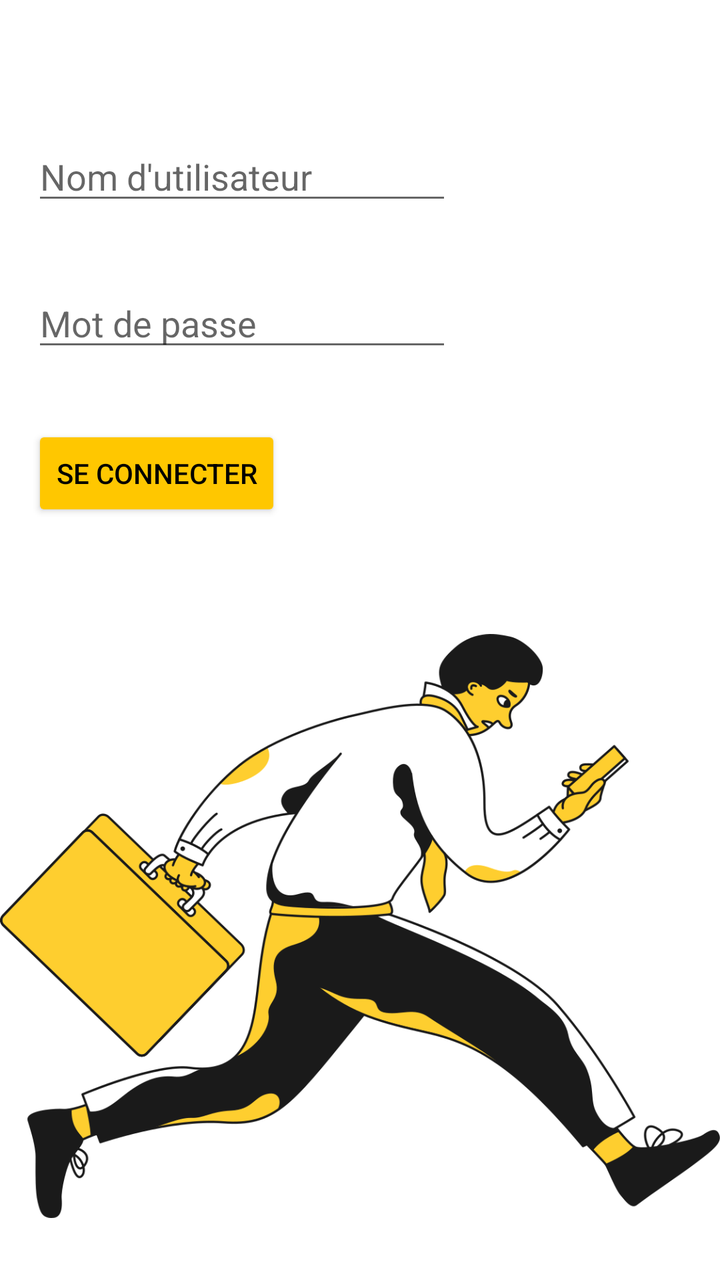
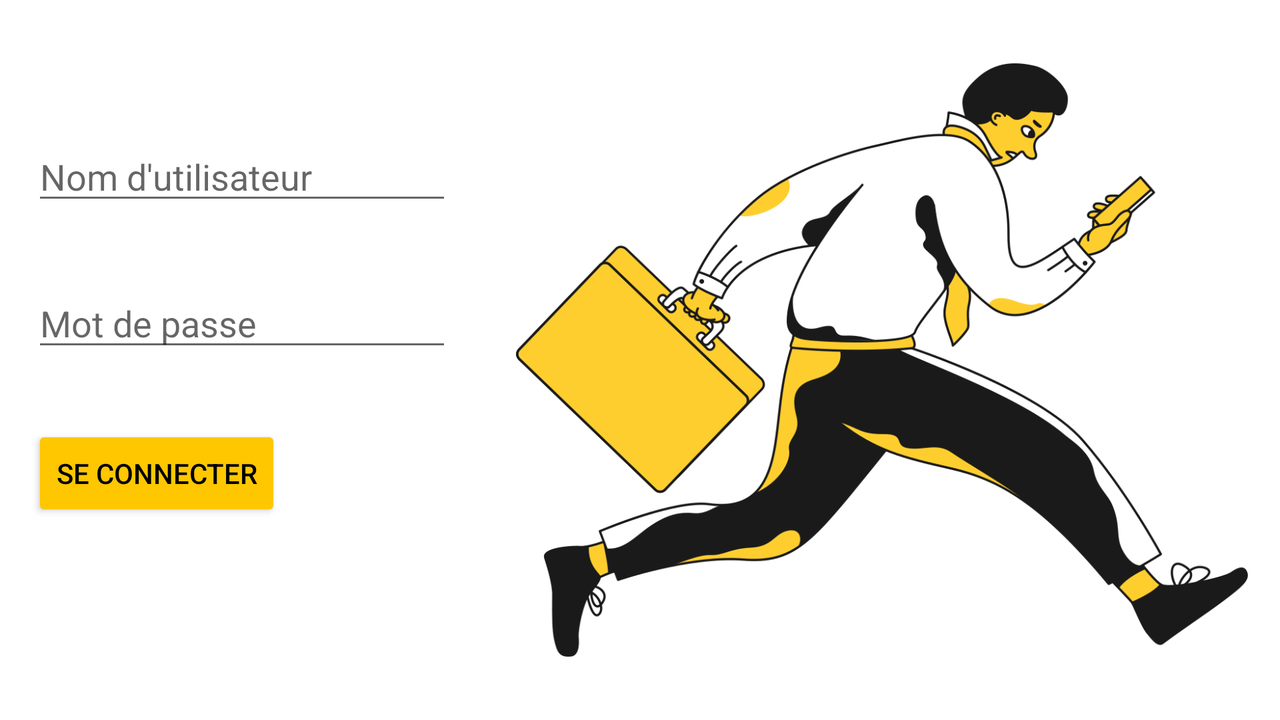

An Android layout and its configuration variant, each rendered on a device that would load it. The default file and the variant file are quoted in full after the pictures.
<!-- AndroidManifest.xml: application theme Theme.TP_1 -->
<!-- res/layout/activity_login.xml -->
<?xml version="1.0" encoding="utf-8"?>
<LinearLayout xmlns:android="http://schemas.android.com/apk/res/android"
    xmlns:app="http://schemas.android.com/apk/res-auto"
    xmlns:tools="http://schemas.android.com/tools"
    android:layout_width="match_parent"
    android:layout_height="match_parent"
    android:baselineAligned="false"
    android:orientation="vertical"
    tools:context=".LoginActivity">

    <LinearLayout
        android:id="@+id/linearLayout2"
        android:layout_width="match_parent"
        android:layout_height="0dp"
        android:layout_marginTop="50dp"
        android:layout_weight="2"
        android:backgroundTint="#FFFFFF"
        android:orientation="vertical">

        <EditText
            android:id="@+id/et_nom_login"
            android:layout_width="wrap_content"
            android:layout_height="wrap_content"
            android:layout_margin="16dp"
            android:ems="10"
            android:hint="@string/nom_d_utilisateur"
            android:importantForAutofill="no"
            android:inputType="textPersonName" />

        <EditText
            android:id="@+id/et_mdp_login"
            android:layout_width="wrap_content"
            android:layout_height="wrap_content"
            android:layout_margin="16dp"
            android:ems="10"
            android:hint="@string/mot_de_passe"
            android:importantForAutofill="no"
            android:inputType="textPassword" />

        <Button
            android:id="@+id/btn_login"
            android:layout_width="wrap_content"
            android:layout_height="wrap_content"
            android:layout_margin="16dp"
            android:backgroundTint="#FFC700"
            android:text="@string/se_connecter"
            android:textColor="@color/black"
            android:textColorHighlight="#FFFFFF" />

    </LinearLayout>

    <LinearLayout
        android:layout_width="match_parent"
        android:layout_height="0dp"
        android:layout_weight="3"
        android:orientation="vertical">

        <ImageView
            android:id="@+id/imageView"
            android:layout_width="match_parent"
            android:layout_height="match_parent"
            android:contentDescription="@string/business_man_avec_telephone"
            app:srcCompat="@drawable/taxi_578" />
    </LinearLayout>

</LinearLayout>
<!-- resources referenced by this layout -->
<resources>
  <color name="black">#FF000000</color>
  <!-- drawable taxi_578: png bitmap (drawable, 45909 bytes) -->
  <string name="business_man_avec_telephone">Business man avec téléphone</string>
  <string name="mot_de_passe">Mot de passe</string>
  <string name="nom_d_utilisateur">Nom d\'utilisateur</string>
  <string name="se_connecter">Se connecter</string>
  <style name="Theme.TP_1" parent="Theme.MaterialComponents.DayNight.DarkActionBar">
          
          <item name="colorPrimary">@color/secondaryColor</item>
          <item name="colorPrimaryVariant">@color/primaryLightColor</item>
          <item name="colorOnPrimary">@color/black</item>
          
          <item name="colorSecondary">@color/secondaryColor</item>
          <item name="colorSecondaryVariant">@color/secondaryLightColor</item>
          <item name="colorOnSecondary">@color/black</item>
          
          <item name="android:statusBarColor" tools:targetApi="l">?attr/colorSecondaryVariant</item>
          
  
      </style>
  <color name="secondaryColor">#616161</color>
  <color name="primaryLightColor">#ffff6b</color>
  <color name="secondaryLightColor">#8e8e8e</color>
</resources>
<!-- res/layout-land/activity_login.xml (the author's variant of the layout above) -->
<!-- drawn on the phone turned sideways -->
<?xml version="1.0" encoding="utf-8"?>
<LinearLayout xmlns:android="http://schemas.android.com/apk/res/android"
    xmlns:app="http://schemas.android.com/apk/res-auto"
    xmlns:tools="http://schemas.android.com/tools"
    android:layout_width="match_parent"
    android:layout_height="match_parent"
    tools:context=".LoginActivity"
    android:baselineAligned="false">

    <LinearLayout
        android:id="@+id/linearLayout2"
        android:layout_width="wrap_content"
        android:layout_height="match_parent"
        android:layout_marginTop="50dp"
        android:backgroundTint="#FFFFFF"
        android:orientation="vertical">

        <EditText
            android:id="@+id/et_nom_login"
            android:layout_width="wrap_content"
            android:layout_height="wrap_content"
            android:layout_margin="16dp"
            android:ems="10"
            android:hint="@string/nom_d_utilisateur"
            android:inputType="textPersonName"
            android:importantForAutofill="no" />

        <EditText
            android:id="@+id/et_mdp_login"
            android:layout_width="wrap_content"
            android:layout_height="wrap_content"
            android:layout_margin="16dp"
            android:ems="10"
            android:hint="@string/mot_de_passe"
            android:inputType="textPassword"
            android:importantForAutofill="no" />

        <Button
            android:id="@+id/btn_login"
            android:layout_width="wrap_content"
            android:layout_height="wrap_content"
            android:layout_margin="16dp"
            android:backgroundTint="#FFC700"
            android:text="@string/se_connecter"
            android:textColor="@color/black"
            android:textColorHighlight="#FFFFFF" />

    </LinearLayout>

    <LinearLayout
        android:layout_width="0dp"
        android:layout_height="match_parent"
        android:layout_margin="16dp"
        android:layout_weight="3"
        android:orientation="vertical">

        <ImageView
            android:id="@+id/imageView"
            android:layout_width="wrap_content"
            android:layout_height="0dp"
            android:layout_weight="9"
            android:contentDescription="@string/business_man_avec_telephone"
            app:srcCompat="@drawable/taxi_578" />
    </LinearLayout>

</LinearLayout>
